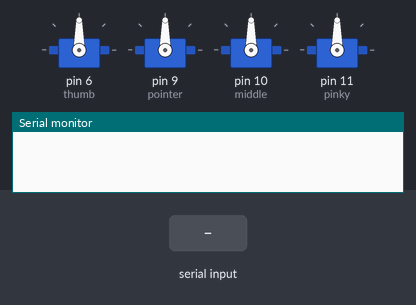
The sketch below on a simulated Arduino Uno, built with avr-gcc and run on an emulated ATmega328P. Shown: 4 × servo, the last lines printed to the serial monitor. Inputs (shaded band) come from the test bench.

Above: at 1.2 s.
1.3 s: "a" received over Serial
At 3.5 s:
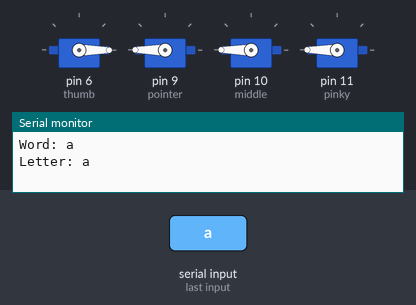
3.8 s: "b" received over Serial
At 5.3 s:
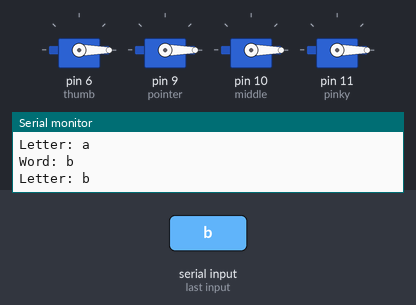
6.3 s: "c" received over Serial
At 8.4 s:
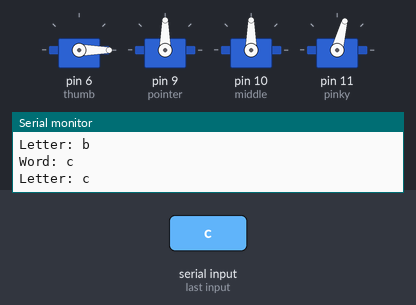
8.8 s: "d" received over Serial
At 10.3 s:
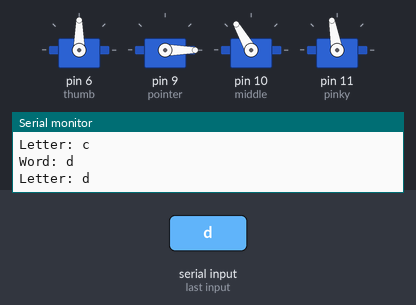
11.3 s: "e" received over Serial
At 13.4 s:
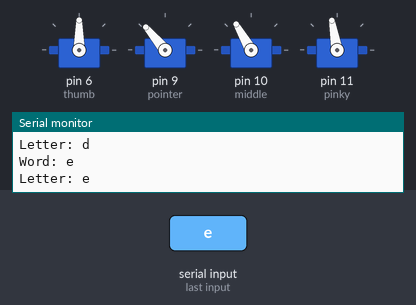
13.8 s: "f" received over Serial
At 15.3 s:
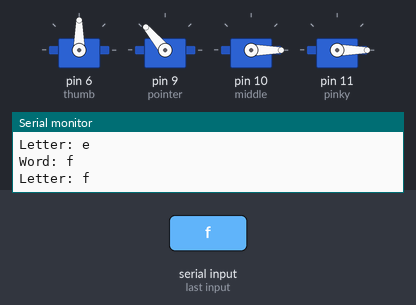
Timing chart, 0 to 16.8 s (numbered marks = the images above; inputs shaded):
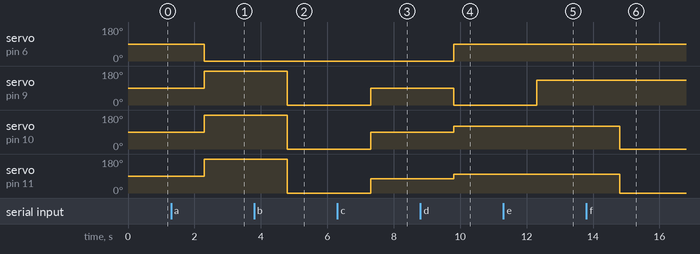

Measured:
- after the input at 1.3 s, servo on pin 6 (thumb): 90° → 0° after 1.0 s; servo on pin 9 (pointer), servo on pin 10 (middle), servo on pin 11 (pinky): 90° → 180° after 1.0 s
- after the input at 3.8 s, servo on pin 9 (pointer), servo on pin 10 (middle), servo on pin 11 (pinky): 180° → 0° after 1.0 s
- after the input at 6.3 s, servo on pin 9 (pointer), servo on pin 10 (middle): 0° → 90° after 1.0 s; servo on pin 11 (pinky): 0° → 75° after 1.0 s
- after the input at 8.8 s, servo on pin 6 (thumb): 0° → 90° after 1.0 s; servo on pin 9 (pointer): 90° → 0° after 1.0 s; servo on pin 10 (middle): 90° → 120° after 1.0 s; servo on pin 11 (pinky): 75° → 100° after 1.0 s
- after the input at 11.3 s, servo on pin 9 (pointer): 0° → 130° after 1.0 s
- after the input at 13.8 s, servo on pin 10 (middle): 120° → 0° after 1.0 s; servo on pin 11 (pinky): 100° → 0° after 1.0 s

The sketch:

asl.ino
```cpp
#include <Servo.h>
Servo thumb;
Servo pointer;
Servo middle;
Servo pinky;

String letter;
String input;
int count;

void setup() {
  // put your setup code here, to run once:
  thumb.attach(6);
  pointer.attach(9);
  middle.attach(10);
  pinky.attach(11);
  Serial.begin(9600);
}

void loop() {
  // put your main code here, to run repeatedly:
  if(Serial.available()){
    input = Serial.readString();
    Serial.println("Word: " + input);
    count = 0;
    int length = input.length();

      while(count < length)
  {
    letter = input.charAt(count);
    Serial.println("Letter: " + letter);
    if(letter == "a")
    {
      thumb.write(0);
      pointer.write(180);
      middle.write(180);
      pinky.write(180);
    }

    if(letter == "b")
    {
      thumb.write(0);
      pointer.write(0);
      middle.write(0);
      pinky.write(0);
    }

    if(letter == "c")
    {
      thumb.write(0);
      pointer.write(90);
      middle.write(90);
      pinky.write(75);
    }

    if(letter == "d")
    {
      thumb.write(90);
      pointer.write(0);
      middle.write(120);
      pinky.write(100);
    }

    if(letter == "e")
    {
      thumb.write(90);
      pointer.write(130);
      middle.write(120);
      pinky.write(100);
    }

    if(letter == "f")
    {
      thumb.write(90);
      pointer.write(130);
      middle.write(0);
      pinky.write(0);
    }

    if(letter == "i")
    {
      thumb.write(70);
      pointer.write(180);
      middle.write(180);
      pinky.write(0);
    }

    if(letter == "l")
    {
      thumb.write(0);
      pointer.write(0);
      middle.write(180);
      pinky.write(180);
    }

    if(letter == "n")
    {
      thumb.write(80);
      pointer.write(130);
      middle.write(120);
      pinky.write(180);
    }

    if(letter == "o")
    {
      thumb.write(80);
      pointer.write(130);
      middle.write(120);
      pinky.write(100);
    }

    if(letter == "s")
    {
      thumb.write(90);
      pointer.write(130);
      middle.write(120);
      pinky.write(180);
    }

    if(letter == "u")
    {
      thumb.write(95);
      pointer.write(0);
      middle.write(0);
      pinky.write(180);
    }

    if(letter == "x")
    {
      thumb.write(80);
      pointer.write(120);
      middle.write(180);
      pinky.write(180);
    }
    count++;
    delay(1000);
  }
  }
}
```
